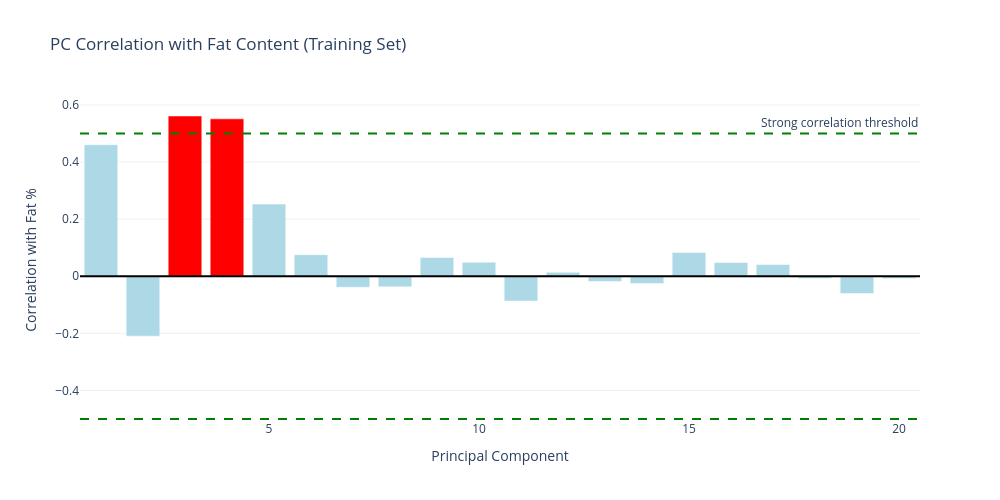

Write notebook code for a chart like this one.
### Markdown cell above
### 3.3 PC Correlation with Response

### Code cell
n_pcs = 20
# Compute correlations using TRAINING data only
pc_corr = [np.corrcoef(T_train_full[:, i], y_train)[0, 1] for i in range(n_pcs)]

fig = go.Figure()
fig.add_trace(go.Bar(x=np.arange(1, n_pcs+1), y=pc_corr,
    marker_color=['red' if abs(c)>0.5 else 'lightblue' for c in pc_corr]))
fig.add_hline(y=0, line_color="black")
fig.add_hline(y=0.5, line_dash="dash", line_color="green", 
              annotation_text="Strong correlation threshold")
fig.add_hline(y=-0.5, line_dash="dash", line_color="green")

fig.update_layout(
    title="PC Correlation with Fat Content (Training Set)",
    xaxis_title="Principal Component",
    yaxis_title="Correlation with Fat %",
    width=1000, height=500
)
fig.show()

print("\n" + "="*70)
print("PC-RESPONSE CORRELATION ANALYSIS")
print("="*70)
strongest_pc = np.argmax(np.abs(pc_corr))
print(f"\n🎯 STRONGEST predictor: PC{strongest_pc+1} (r={pc_corr[strongest_pc]:+.3f})")
print(f"\n⚠️  CRITICAL INSIGHT:")
print(f"   • PC1 explains {explained_var_ratio[0]*100:.0f}% of spectral variance")
print(f"   • But PC1 correlation with fat: r={pc_corr[0]:+.3f}")
print(f"   • High-variance PCs ≠ high-prediction PCs!")
print(f"   • This is why PLSR often outperforms PCR")

### Figure 1 — Plotly figure (JSON) as saved in the notebook; plotly's stock layout.template omitted (floating-point values rounded to 4 significant figures)
{"data": [{"marker": {"color": ["lightblue", "lightblue", "red", "red", "lightblue", "lightblue", "lightblue", "lightblue", "lightblue", "lightblue", "lightblue", "lightblue", "lightblue", "lightblue", "lightblue", "lightblue", "lightblue", "lightblue", "lightblue", "lightblue"]}, "type": "bar", "x": [1, 2, 3, 4, 5, 6, 7, 8, 9, 10, 11, 12, 13, 14, 15, 16, 17, 18, 19, 20], "y": [0.4606, -0.21, 0.5611, 0.5512, 0.2528, 0.07553, -0.03877, -0.03725, 0.06582, 0.04918, -0.08706, 0.01382, -0.01879, -0.02584, 0.08343, 0.04795, 0.04108, -0.007921, -0.06051, -0.007691]}], "layout": {"annotations": [{"showarrow": false, "text": "Strong correlation threshold", "x": 1, "xanchor": "right", "xref": "x domain", "y": 0.5, "yanchor": "bottom", "yref": "y"}], "height": 500, "shapes": [{"line": {"color": "black"}, "type": "line", "x0": 0, "x1": 1, "xref": "x domain", "y0": 0, "y1": 0, "yref": "y"}, {"line": {"color": "green", "dash": "dash"}, "type": "line", "x0": 0, "x1": 1, "xref": "x domain", "y0": 0.5, "y1": 0.5, "yref": "y"}, {"line": {"color": "green", "dash": "dash"}, "type": "line", "x0": 0, "x1": 1, "xref": "x domain", "y0": -0.5, "y1": -0.5, "yref": "y"}], "title": {"text": "PC Correlation with Fat Content (Training Set)"}, "width": 1000, "xaxis": {"title": {"text": "Principal Component"}}, "yaxis": {"title": {"text": "Correlation with Fat %"}}}}
